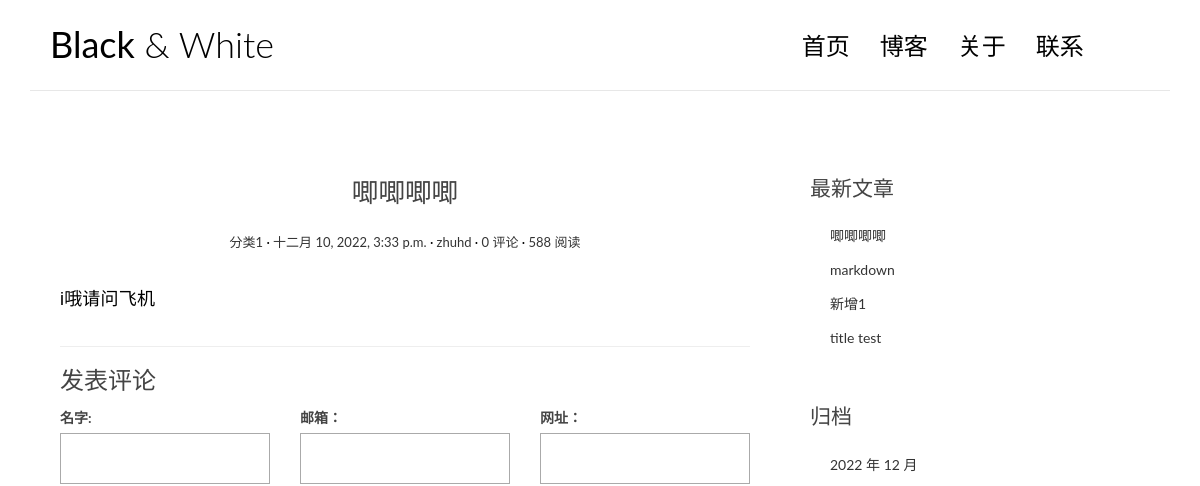
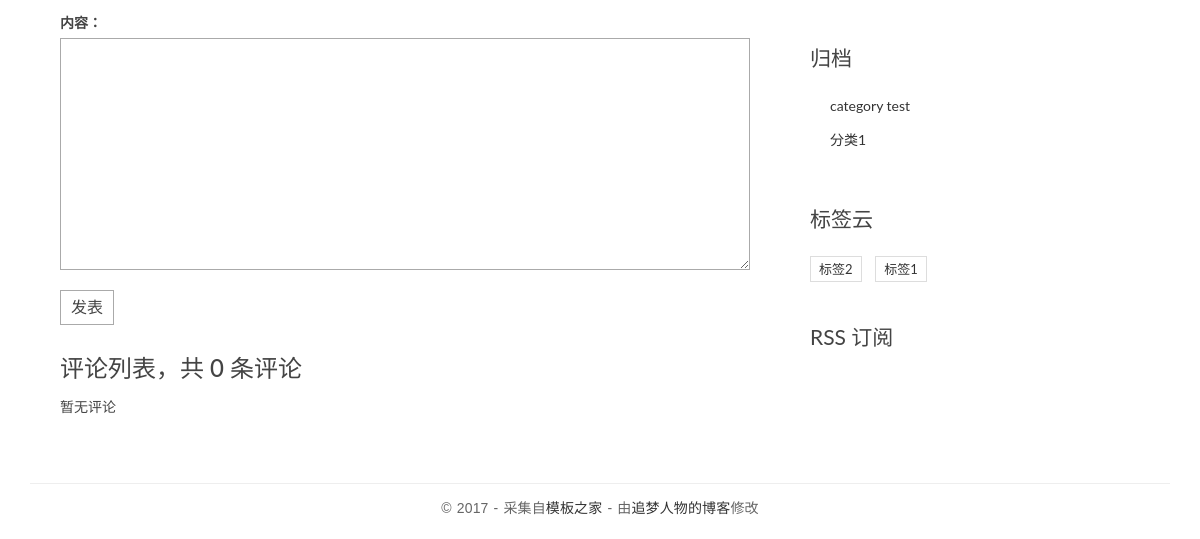
Page /post/4/ on the earlier database version (2 pictures, top to bottom).
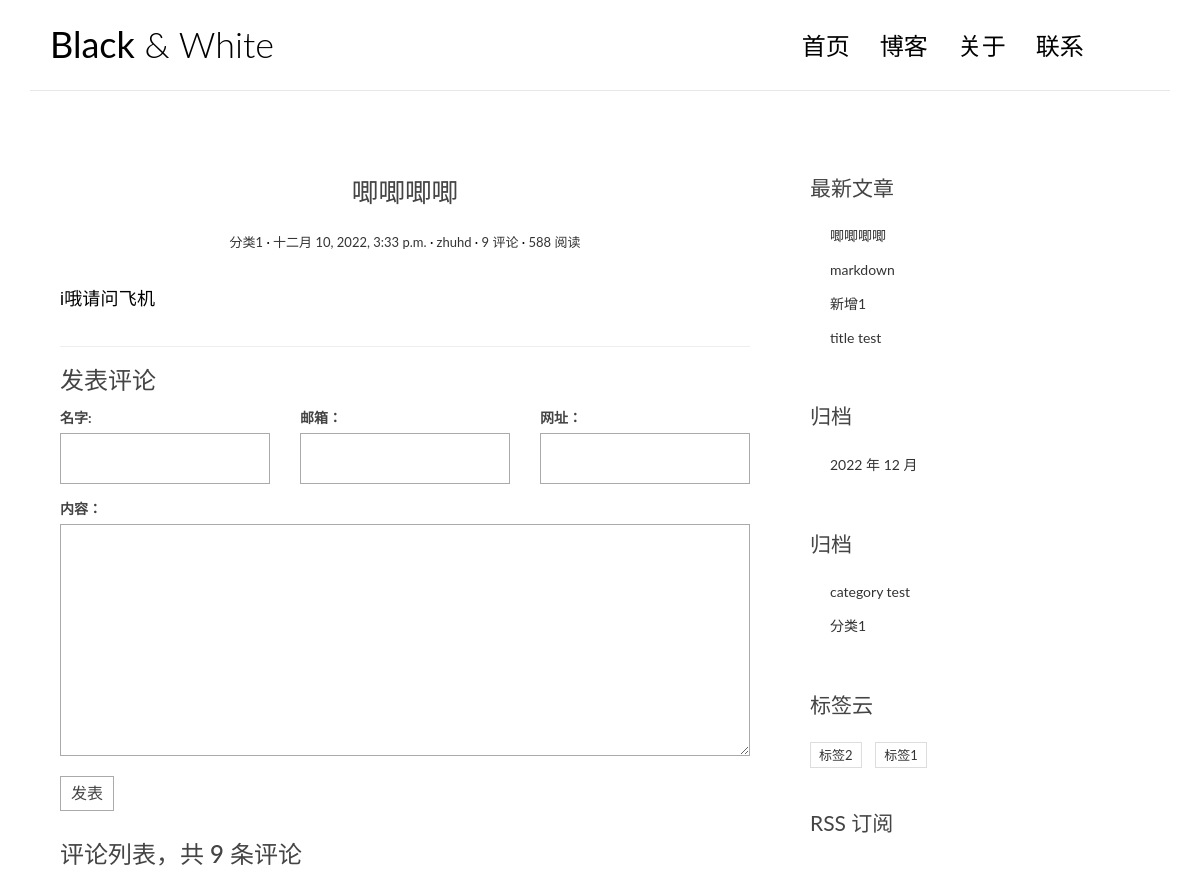
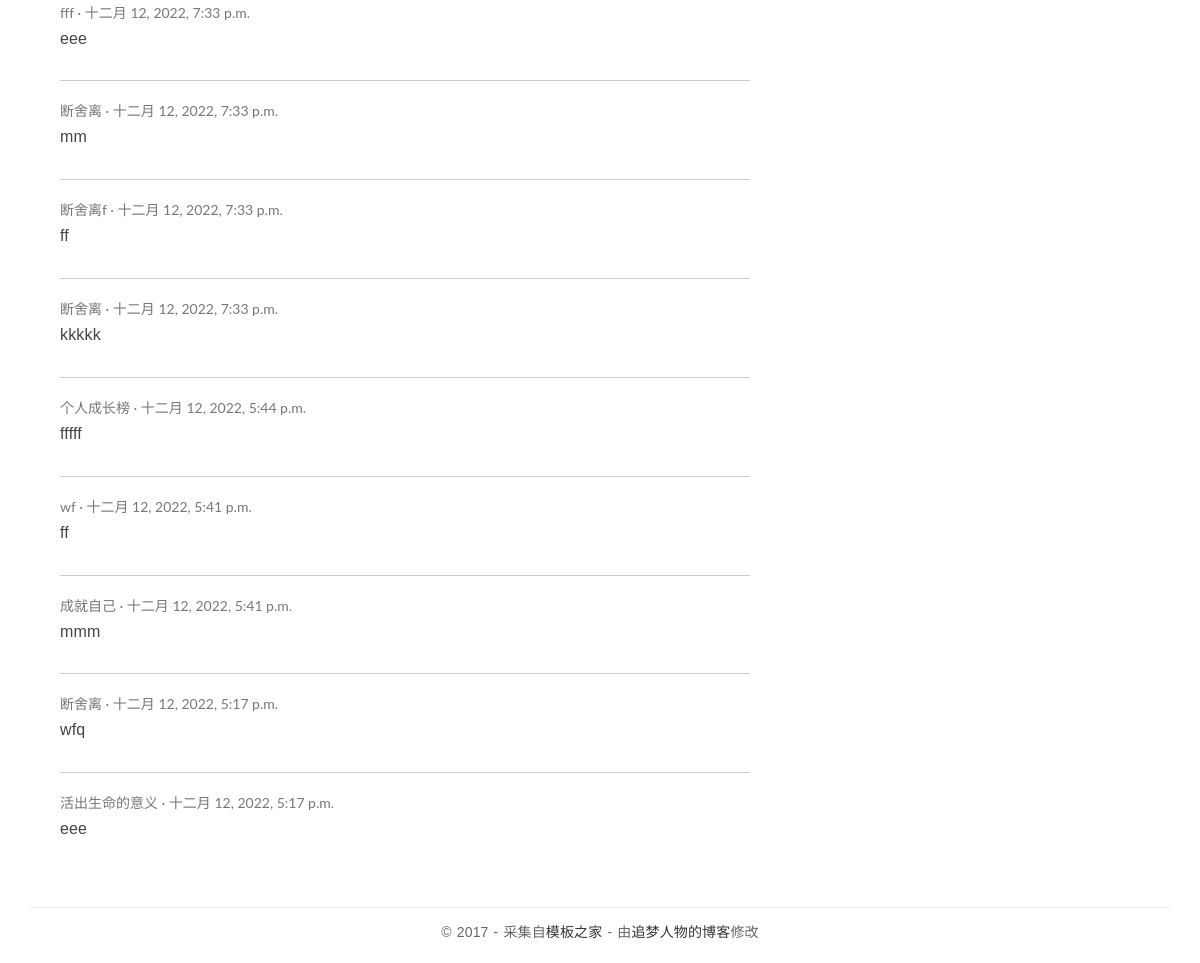
Same page on the later database version (2 pictures, top to bottom).
### blog/models.py (models this page shows, shortened)
class Post(models.Model):
    title = models.CharField('标题', max_length=70)
    body = models.TextField('正文')
    excerpt = models.CharField('摘要', max_length=200, blank=True)
    category = models.ForeignKey(Category, verbose_name = '分类', on_delete=models.CASCADE)
    tags = models.ManyToManyField(Tag, verbose_name = '标签', blank=True)
    author = models.ForeignKey(User,  verbose_name = '作者', on_delete=models.CASCADE)
    created = models.DateTimeField('创建时间', default=timezone.now)
    updated = models.DateTimeField('修改时间')
    class Meta:
        verbose_name = '文章'
        verbose_name_plural = verbose_name
        ordering = ['-created']
    def get_absolute_url(self):
        return reverse('blog:detail', kwargs={'pk': self.pk})

class Category(models.Model):
    name = models.CharField(max_length=100)
    class Meta:
        verbose_name = '分类'
        verbose_name_plural = verbose_name

class Tag(models.Model):
    name = models.CharField(max_length=100)
    class Meta:
        verbose_name = '标签'
        verbose_name_plural = verbose_name

### comments/models.py (models this page shows, shortened)
class Comment(models.Model):
    name = models.CharField('名字', max_length=50)
    email = models.EmailField('邮箱')
    url = models.URLField('网址', blank=True)
    text = models.TextField('内容')
    created = models.DateTimeField('创建时间', default=timezone.now())
    post = models.ForeignKey('blog.post', verbose_name='', on_delete=models.CASCADE)
    class Meta:
        verbose_name = '评论'
        verbose_name_plural = verbose_name
        ordering = ['-created']

### blog/views.py (the view)
# urls.py: path('post/<int:pk>/', views.detail, name='detail'),
def detail(request, pk):
    post = get_object_or_404(Post, pk=pk)
    md = markdown.Markdown(extensions=[
        'markdown.extensions.extra',
        'markdown.extensions.fenced_code',
        TocExtension(slugify=slugify),
    ])
    post.body = md.convert(post.body)
    m = re.search(r'<div class="toc">\s*<ul>(.*)</ul>\s</div>', md.toc, re.S)
    post.toc = m.group(1) if m is not None else ''
    return render(request, 'blog/detail.html', context={'post': post})

### comments/forms.py
class CommentForm(forms.ModelForm):
    class Meta:
        model = Comment
        fields = ['name', 'email', 'url', 'text']

### blog/templatetags/blog_extras.py (called while the page is built)
@register.inclusion_tag('blog/inclusions/_recent_posts.html', takes_context=True)
def show_recent_posts(context, num=5):
    return {
        'recent_post_list': Post.objects.all()[:num],
    }

@register.inclusion_tag('blog/inclusions/_archives.html', takes_context=True)
def show_archives(context):
    return {
        'date_list': Post.objects.dates('created', 'month'),
    }

@register.inclusion_tag('blog/inclusions/_tags.html', takes_context=True)
def show_tags(context):
    return {
        'tag_list': Tag.objects.all(),
    }

@register.inclusion_tag('blog/inclusions/_categories.html', takes_context=True)
def show_categories(context):
    return {
        'category_list': Category.objects.all(),
    }

### comments/templatetags/comments_extras.py (called while the page is built)
@register.inclusion_tag('comments/inclusions/_form.html', takes_context=True)
def show_comment_form(context, post, form=None):
    if form is None:
        form = CommentForm()
    return {
        'form': form,
        'post': post,
    }

@register.inclusion_tag('comments/inclusions/_list.html', takes_context=True)
def show_comments(context, post):
    comment_list = post.comment_set.all()
    comment_count = comment_list.count()
    return {
        'comment_list': comment_list,
        'comment_count': comment_count,
    }

### templates/blog/detail.html (shortened to what this page needs)
{% extends 'base.html' %}
{% load comments_extras %}
{% block main %}
<article class="post post-{{ post.pk }}">
    <header class="entry-header">
        <h1 class="entry-title">{{ post.title }}</h1>
        <div class="entry-meta">
            <span class="post-category"><a href="#">{{ post.category.name }}</a></span>
            <span class="post-date"><a href="#"><time class="entry-date"
                                                      datetime="{{ post.created }}">{{ post.created }}</time></a></span>
            <span class="post-author"><a href="#">{{ post.author }}</a></span>
            <span class="comments-link"><a href="#comment-area">{{ post.comment_set.count }} 评论</a></span>
            <span class="views-count"><a href="#">588 阅读</a></span>
        </div>
    </header>
    <div class="entry-content clearfix">
        {{ post.body|safe }}
    </div>
</article>
<section class="comment-area" id="comment-area">
    <hr>
    <h3>发表评论</h3>
    {% show_comment_form post %}
    <div class="comment-list-panel">
    {% show_comments post %}
    </div>
</section>
{% endblock main %}

### templates/base.html (shortened to what this page needs)
{% load static %}
{% load blog_extras %}
{% load comments_extras %}
<!DOCTYPE html>
<html>
<head>
    <link rel="stylesheet" href="{% static 'blog/css/bootstrap.min.css' %}">
    <link rel="stylesheet" href="http://code.ionicframework.com/ionicons/2.0.1/css/ionicons.min.css">
    <link rel="stylesheet" href="{% static 'blog/css/pace.css' %}">
    <link rel="stylesheet" href="{% static 'blog/css/custom.css' %}">
    <link href="https://cdn.bootcss.com/highlight.js/9.15.8/styles/github.min.css" rel="stylesheet">
</head>
<body>
<div class="container">
    <header id="site-header">
        <div class="row">
            <div class="col-md-4 col-sm-5 col-xs-8">
                <div class="logo">
                    <h1><a href="{% url 'blog:index' %}"><b>Black</b> &amp; White</a></h1>
                </div>
            </div>
            <div class="col-md-8 col-sm-7 col-xs-4">
                <nav class="main-nav" role="navigation">
                    <div class="collapse navbar-collapse" id="bs-example-navbar-collapse-1">
                        <ul class="nav navbar-nav navbar-right">
                            <li class="cl-effect-11"><a href="{% url 'blog:index' %}" data-hover="首页">首页</a></li>
                            <li class="cl-effect-11"><a href="full-width.html" data-hover="博客">博客</a></li>
                            <li class="cl-effect-11"><a href="about.html" data-hover="关于">关于</a></li>
                            <li class="cl-effect-11"><a href="contact.html" data-hover="联系">联系</a></li>
                        </ul>
                    </div>
                </nav>
            </div>
        </div>
    </header>
</div>
<div class="content-body">
    <div class="container">
        <div class="row">
            <main class="col-md-8">
                {% block main %}
                {% endblock main %}
            </main>
            <aside class="col-md-4">
                {% show_recent_posts %}
                {% show_archives %}
                {% show_categories %}
                {% show_tags %}
                <div class="rss">
                    <a href=""> RSS 订阅</a>
                </div>
            </aside>
        </div>
    </div>
</div>
<footer id="site-footer">
    <div class="container">
        <div class="row">
            <div class="col-md-12">
                <p class="copyright">&copy 2017 - 采集自<a href="http://www.cssmoban.com/"
                                                        target="_blank" title="模板之家">模板之家</a>
                    - 由<a href="http://zmrenwu.com/" title="网页模板" target="_blank">追梦人物的博客</a>修改
                </p>
            </div>
        </div>
    </div>
</footer>
</body>
</html>

### templates/comments/inclusions/_form.html (shortened to what this page needs)
<form action="{% url 'comments:comment' post.pk %}" method="post" class="comment-form">
    <div class="row">
        <div class="col-md-4">
            <label for="{{ form.name.id_for_label }}">{{ form.name.label }}: </label>
            {{ form.name }}
        </div>
        <div class="col-md-4">
            <label for="{{ form.email.id_for_label }}">{{ form.email.label }}：</label>
            {{ form.email }}
        </div>
        <div class="col-md-4">
            <label for="{{ form.url.id_for_label }}">{{ form.url.label }}：</label>
            {{ form.url }}
        </div>
        <div class="col-md-12">
            <label for="{{ form.text.id_for_label }}">{{ form.text.label }}：</label>
            {{ form.text }}
            <button type="submit" class="comment-btn">发表</button>
        </div>
    </div>
</form>

### templates/comments/inclusions/_list.html
<h3>评论列表，共 <span>{{ comment_count }}</span> 条评论</h3>
<ul class="comment-list list-unstyled">
  {% for comment in comment_list %}
  <li class="comment-item">
    <span class="nickname">{{ comment.name }}</span>
    <time class="submit-date" datetime="{{ comment.created }}">{{ comment.created }}</time>
    <div class="text">
      {{ comment.text|linebreaks }}
    </div>
  </li>
  {% empty %}
  暂无评论
  {% endfor %}
</ul>

### templates/blog/inclusions/_recent_posts.html
<div class="widget widget-recent-posts">
  <h3 class="widget-title">最新文章</h3>
  <ul>
    {% for post in recent_post_list %}
    <li>
      <a href="{{ post.get_absolute_url }}">{{ post.title }}</a>
    </li>
    {% empty %}
    暂无文章
    {% endfor %}
  </ul>
</div>

### templates/blog/inclusions/_archives.html
<div class="widget widget-recent-posts">
  <h3 class="widget-title">归档</h3>
  <ul>
    {% for date in date_list %}
    <li>
      <a href="{% url 'blog:archive' date.year date.month %}">
        {{ date.year }} 年 {{ date.month }} 月
      </a>
    </li>
    {% empty %}
    暂无归档
    {% endfor %}
  </ul>
</div>

### templates/blog/inclusions/_categories.html
<div class="widget widget-recent-posts">
  <h3 class="widget-title">归档</h3>
  <ul>
    {% for category in category_list %}
    <li>
      <a href="{% url 'blog:category' category.pk %}">{{ category.name }}</a>
    </li>
    {% empty %}
    暂无分类
    {% endfor %}
  </ul>
</div>

### templates/blog/inclusions/_tags.html
<div class="widget widget-tag-cloud">
  <h3 class="widget-title">标签云</h3>
  <ul>
    {% for tag in tag_list %}
      <li>
        <a href="{% url 'blog:tag' tag.pk %}" }>{{ tag.name }}</a>
      </li>
    {% empty %}
      暂无标签！
    {% endfor %}
  </ul>
</div>

### blog/static/blog/css/custom.css (style rules this page uses)
* { outline: none; }
h1, h2, h3, h4, h5, h6 { margin-top: 0; }
b { font-weight: 400; }
a { color: #333; }
body { color: #444; font-family: 'Lato', sans-serif; }
p { font-family: 'Ubuntu', sans-serif; font-weight: 400; word-spacing: 1px; letter-spacing: 0.01em; }
#site-header { background-color: #FFF; padding: 25px 20px; margin-bottom: 40px; border-bottom: 1px solid #e7e7e7; }
.logo h1 a { color: #000; }
.logo h1 { margin: 0; font-family: 'Lato', sans-serif; font-weight: 300; }
.main-nav { margin-top: 11px; max-width: 95%; }
.main-nav a { color: #000000 !important; padding: 0 0 5px 0 !important; margin-right: 30px; font-family: 'Lato', sans-serif; font-weight: 300; font-size: 24px; }
.cl-effect-11 a { padding: 10px 0; color: #0972b4; text-shadow: none; }
.cl-effect-11 a::before { position: absolute; top: 0; left: 0; overflow: hidden; padding: 0 0 5px 0 !important; max-width: 0; border-bottom: 1px solid #000; color: #000; content: attr(data-hover); white-space: nowrap; -webkit-transition: max-width 0.5s; -moz-transition: max-width 0.5s; transition: max-width 0.5s; }
.content-body { padding-bottom: 4em; }
.post { background: #fff; padding: 30px 30px 0; }
.entry-title { text-align: center; font-size: 1.9em; margin-bottom: 20px; line-height: 1.6; padding: 10px 20px 0; }
.entry-meta { text-align: center; color: #DDDDDD; font-size: 13px; margin-bottom: 30px; }
.entry-content { font-size: 18px; line-height: 1.9; font-weight: 300; color: #000; }
.post-category::after, .post-date::after, .post-author::after, .comments-link::after { content: ' ·'; color: #000; }
.widget { background: #fff; padding: 30px 0 0; }
.widget-title { font-size: 1.5em; margin-bottom: 20px; line-height: 1.6; padding: 10px 0 0; font-weight: 400; }
.widget-recent-posts ul { padding: 0; margin: 0; padding-left: 20px; }
.widget-recent-posts ul li { list-style-type: none; position: relative; line-height: 170%; margin-bottom: 10px; }
.widget-recent-posts ul li::before { content: '\f3d3'; font-family: "Ionicons"; position: absolute; left: -17px; top: 3px; font-size: 16px; color: #000; }
.widget-tag-cloud ul { padding: 0; margin: 0; margin-right: -10px; }
.widget-tag-cloud ul li { list-style-type: none; font-size: 13px; display: inline-block; margin-right: 10px; margin-bottom: 10px; padding: 3px 8px; border: 1px solid #ddd; }
.rss { font-size: 21px; margin-top: 30px; }
.rss a { color: #444; }
#site-footer { padding-top: 10px; padding: 0 0 1.5em 0; }
.copyright { text-align: center; padding-top: 1em; margin: 0; border-top: 1px solid #eee; color: #666; }
.contact-form input, .comment-form input { border: 1px solid #aaa; margin-bottom: 15px; width: 100%; padding: 15px 15px; font-size: 16px; line-height: 100%; transition: 0.4s border-color linear; }
.contact-form textarea, .comment-form textarea { border: 1px solid #aaa; margin-bottom: 15px; width: 100%; padding: 15px 15px; font-size: 16px; line-height: 20px !important; min-height: 183px; transition: 0.4s border-color linear; }
.comment-area { padding: 0 30px 0; }
.comment-form { margin-top: 15px; }
.comment-form .comment-btn { background-color: #fff; border: 1px solid #aaa; font-size: 16px; padding: 5px 10px; }
.comment-list-panel { margin-top: 30px; }
.comment-list { margin-top: 15px; }
.comment-item:not(:last-child) { border-bottom: 1px #ccc solid; margin-bottom: 20px; padding-bottom: 20px; }
.comment-item .nickname, .comment-item .submit-date { color: #777; font-size: 14px; }
.comment-item .nickname:after { content: ' ·'; }
.comment-item .text { padding-top: 5px; font-size: 16px; }

Differences in the rows shown:
computed for Post "唧唧唧唧": comment_set.count "0" → "9"
added Comment: name "fff", created "十二月 12, 2022, 7:33 p.m.", text "eee"
added Comment: name "断舍离", created "十二月 12, 2022, 7:33 p.m.", text "mm"
added Comment: name "断舍离f", created "十二月 12, 2022, 7:33 p.m.", text "ff"
added Comment: name "断舍离", created "十二月 12, 2022, 7:33 p.m.", text "kkkkk"
added Comment: name "个人成长榜", created "十二月 12, 2022, 5:44 p.m.", text "fffff"
added Comment: name "wf", created "十二月 12, 2022, 5:41 p.m.", text "ff"
added Comment: name "成就自己", created "十二月 12, 2022, 5:41 p.m.", text "mmm"
added Comment: name "断舍离", created "十二月 12, 2022, 5:17 p.m.", text "wfq"
added Comment: name "活出生命的意义", created "十二月 12, 2022, 5:17 p.m.", text "eee"
Other differences:
{{ comment_count }}: "0" → "9"
text no longer shown: "暂无评论"
